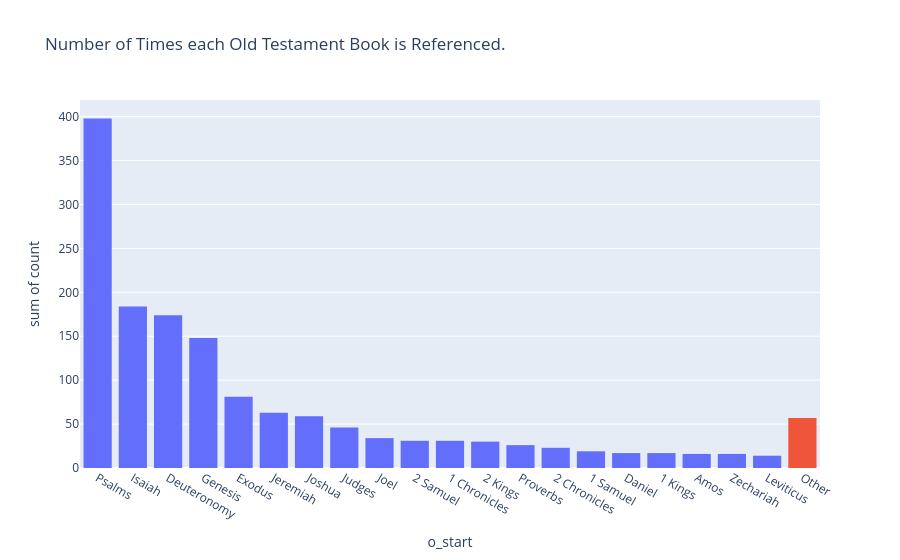

The notebook cell this image was saved under:
### Code cell
fig = px.histogram(
    ot_references,
    x = "o_start",
    y = "count",
    color = "color",
    labels = {'x':'Old Testament Book', 'y':'Number of Allusions'},
    title = "Number of Times each Old Testament Book is Referenced."
)
fig.update_traces(showlegend=False)
fig.show()

### Figure 1 — Plotly figure (JSON) as saved in the notebook; plotly's stock layout.template omitted (floating-point values rounded to 4 significant figures)
{"data": [{"bingroup": "x", "histfunc": "sum", "hovertemplate": "color=blue<br>o_start=%{x}<br>sum of count=%{y}<extra></extra>", "legendgroup": "blue", "marker": {"color": "#636efa", "pattern": {"shape": ""}}, "name": "blue", "orientation": "v", "showlegend": false, "type": "histogram", "x": ["Psalms", "Isaiah", "Deuteronomy", "Genesis", "Exodus", "Jeremiah", "Joshua", "Judges", "Joel", "2 Samuel", "1 Chronicles", "2 Kings", "Proverbs", "2 Chronicles", "1 Samuel", "Daniel", "1 Kings", "Amos", "Zechariah", "Leviticus"], "xaxis": "x", "y": [398, 184, 174, 148, 81, 63, 59, 46, 34, 31, 31, 30, 26, 23, 19, 17, 17, 16, 16, 14], "yaxis": "y"}, {"bingroup": "x", "histfunc": "sum", "hovertemplate": "color=red<br>o_start=%{x}<br>sum of count=%{y}<extra></extra>", "legendgroup": "red", "marker": {"color": "#EF553B", "pattern": {"shape": ""}}, "name": "red", "orientation": "v", "showlegend": false, "type": "histogram", "x": ["Other", "Other", "Other", "Other", "Other", "Other", "Other", "Other", "Other", "Other", "Other", "Other", "Other"], "xaxis": "x", "y": [11, 8, 8, 7, 7, 4, 3, 2, 2, 2, 1, 1, 1], "yaxis": "y"}], "layout": {"barmode": "relative", "legend": {"title": {"text": "color"}, "tracegroupgap": 0}, "title": {"text": "Number of Times each Old Testament Book is Referenced."}, "xaxis": {"anchor": "y", "domain": [0, 1], "title": {"text": "o_start"}}, "yaxis": {"anchor": "x", "domain": [0, 1], "title": {"text": "sum of count"}}}}
